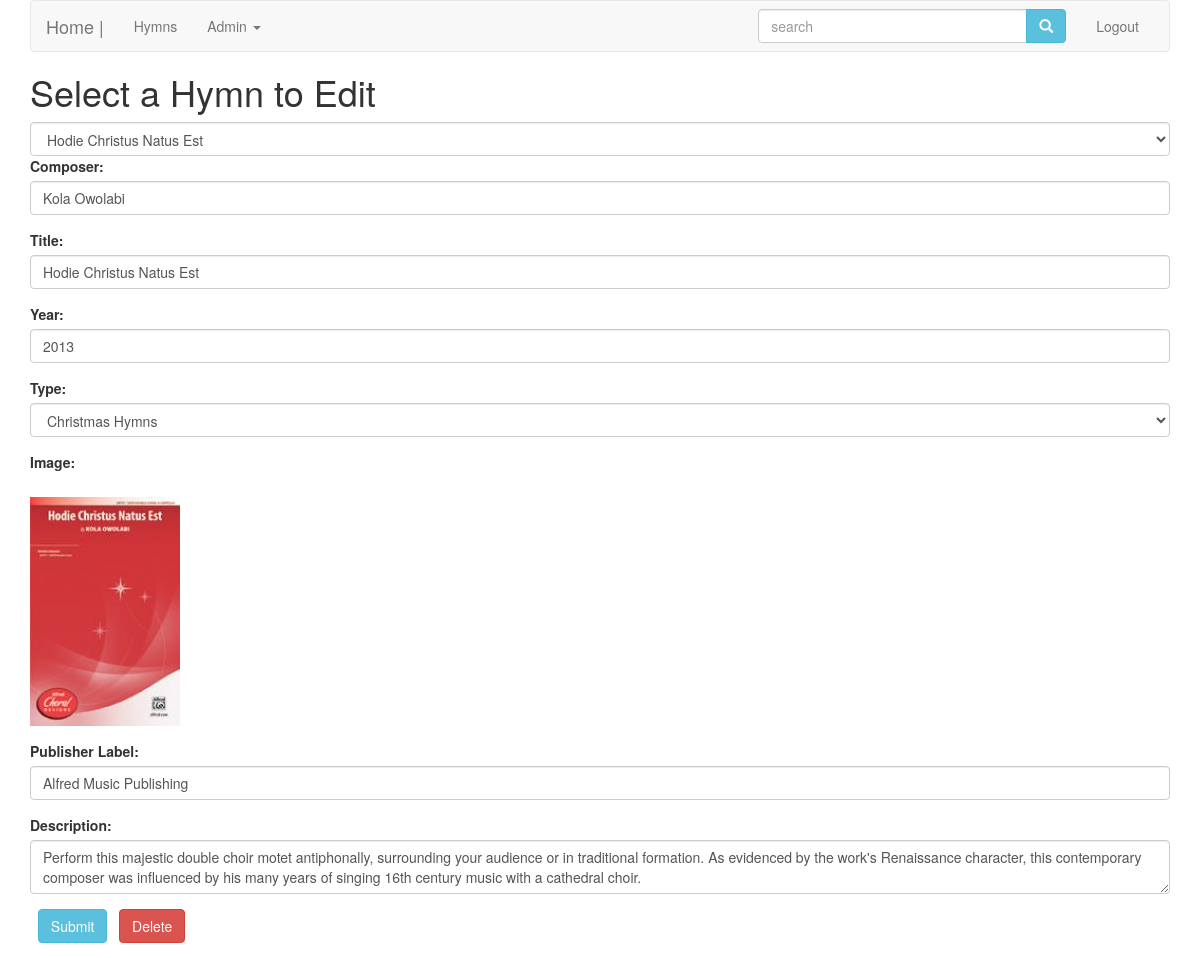
The page /admin/edit.php?hymn_id=2 (signed in) on the database its author committed.
### tables this page shows
CREATE TABLE `churchhymns` (
  `composer` varchar(100) NOT NULL,
  `title` varchar(100) NOT NULL,
  `year` int(255) NOT NULL,
  `type` varchar(100) NOT NULL,
  `filename` varchar(255) NOT NULL,
  `label` varchar(100) NOT NULL,
  `description` longtext,
  `soundclip` varchar(40) DEFAULT NULL,
  `hymn_id` int(11) NOT NULL
);

### admin/edit.php (the view, shortened to what this page needs)
<?php
include ("../includes/header.php");
if(!isset($_SESSION['estdrftu5sdf6hoetdry2'])){
	header("Location:login.php?return=edit");
}else{
	$hymnID = $_GET['hymn_id'];
}
	$result2 = mysqli_query($con, "SELECT * from churchhymns WHERE hymn_id = '$hymnID'") or die(mysqli_error($con));
	while ($row = mysqli_fetch_array($result2)){
		$composer = $row['composer'];
		$title = $row['title'];
		$year = $row['year'];
		$type = $row['type'];
		$label = $row['label'];
		$description = $row['description'];
	}
?>
<div class="insert">
	<div id="title">
		<h1>Select a Hymn to Edit</h1>
	</div>
	<form id="myform" name="myform" method="post" action="<?php echo htmlspecialchars($_SERVER['REQUEST_URI']); ?>">
		<select name="entryselect" class="form-control" id="entryselect" onchange="go()" >
			<?php
				$result = mysqli_query($con, "SELECT * from churchhymns") or die(mysqli_error($con));
			while ($row = mysqli_fetch_array($result)){
				$titlelink = $row['title'];
				$hymn_idlink = $row['hymn_id'];
				if($hymn_idlink == $hymnID){
					echo "<option selected=\"selected\" value=\"edit.php?hymn_id=$hymn_idlink\">$titlelink</option>";
				}else{
					echo "<option value=\"edit.php?hymn_id=$hymn_idlink\">$titlelink</option>";
				}
			}
			?>
		</select>
</div>
<div class="insert">
	<form id="myform" name="myform" method="post" enctype="multipart/form-data" action="<?php echo htmlspecialchars($_SERVER['REQUEST_URI']); ?>">
		<div class="form-group">
			<label for="composer">Composer:</label>
			<input type="text" name="composer" class="form-control" value="<?php echo $composer; ?>">
		</div>
		<div class="form-group">
			<label for="title">Title:</label>
			<input type="text" name="title" class="form-control" value="<?php echo $title; ?>">
		</div>
		<div class="form-group">
			<label for="year">Year:</label>
			<input type="text" name="year" class="form-control" value="<?php echo $year; ?>">
		</div>
		<div class="form-group">
			<label for="type">Type:</label>
			<select name="type" id="type" class="form-control" value="<?php echo $type; ?>">
				<option <?php if($type == "Christmas Hymns") echo "selected" ?>>Christmas Hymns</option>
			</select>
		</div>
		<div class="form-group">
			<label for="filename">Image:</label> <br><br>
			<?php
				$result = mysqli_query($con, "SELECT * from churchhymns where hymn_id = '$hymnID'") or die(mysqli_error($con));
			while ($row = mysqli_fetch_array($result)){
				$filename = $row['filename'];
					echo "<img src=\"../thumbs/$filename\">";
			}
			?>
		</div>
		<div class="form-group">
			<label for="label">Publisher Label:</label>
			<input type="text" name="label" class="form-control" value="<?php echo $label; ?>">
		</div>
		<div class="form-group">
			<label for="description">Description:</label>
			<textarea name="description" class="form-control"><?php echo $description; ?></textarea>
		</div>
		<div class="form-group">
			<label for="submit">&nbsp;</label>
			<input type="submit" name="submit" class="btn btn-info" value="Submit">
			<label for="submit">&nbsp;</label>
			<input onclick="return ConfirmDelete();" type="submit" name="delete" class="btn btn-danger" value="Delete" >
		</div>
	</form>
</div>
<?php
include ("../includes/footer.php");
?>

### rows shown on the page
churchhymns: composer "Kola Owolabi", title "Hodie Christus Natus Est", year "2013", type "Christmas Hymns", filename (picture), label "Alfred Music Publishing", description "Perform this majestic double choir motet antiphonally, surrounding your audience or in traditional formation. As evidenced by the work's Renaissance character, this contemporary composer was influenced by his many years of singing 16th century music with a cathedral choir."

### other values the page prints
form field entryselect "Hodie Christus Natus Est"
